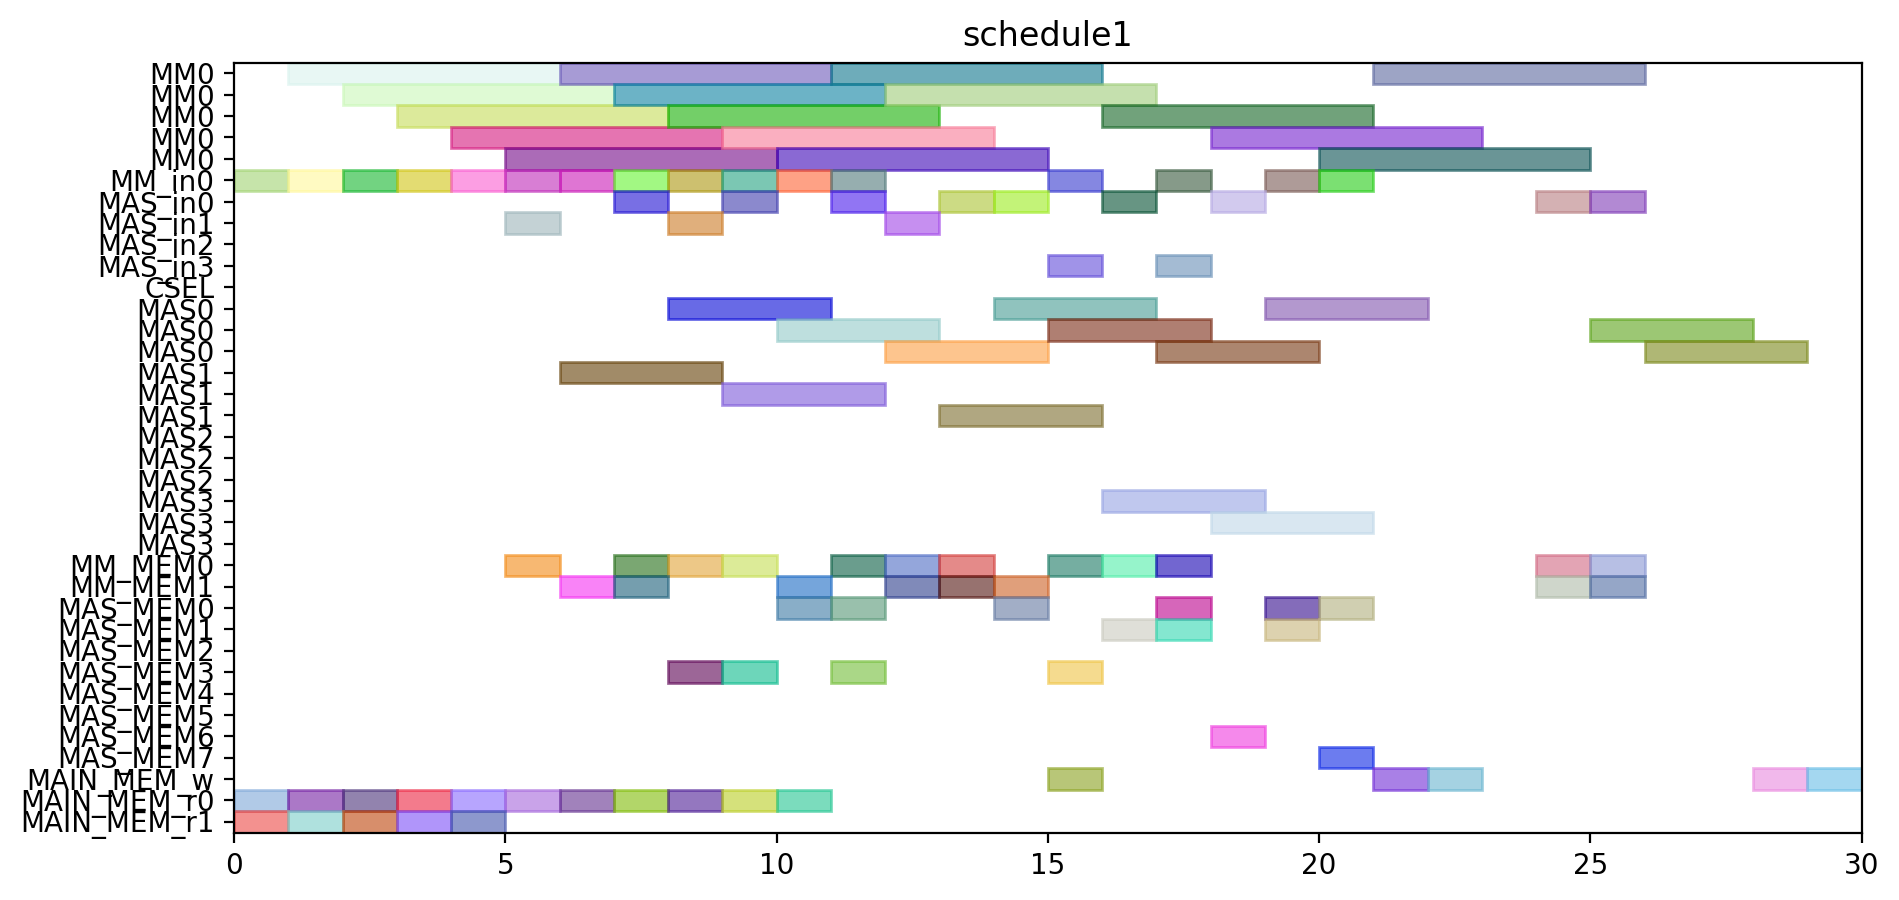

Write the Python code that produced this figure.
from pyschedule import Scenario, solvers, plotters, alt


def solve():
	horizon = 120
	S = Scenario("schedule1", horizon=horizon)

	# resource
	MM = S.Resources('MM', num=1, size=5)
	MM_in = S.Resources('MM_in', num=1)
	MAS_in = S.Resources('MAS_in', num=4)
	CSEL = S.Resource('CSEL')
	MAS = S.Resources('MAS', num=4, size=3, periods=range(1, horizon))
	MM_MEM = S.Resources('MM_MEM', num=2)
	MAS_MEM = S.Resources('MAS_MEM', num=8)
	MAIN_MEM_w = S.Resource('MAIN_MEM_w', size=1)
	MAIN_MEM_r = S.Resources('MAIN_MEM_r', num=2)

	# result of previous scheduling
	t0_mem0 = S.Task('t0_mem0', length=1, delay_cost=1)
	S += t0_mem0 >= 0
	t0_mem0 += MAIN_MEM_r[0]

	t5_in = S.Task('t5_in', length=1, delay_cost=1)
	S += t5_in >= 0
	t5_in += MM_in[0]

	t5_mem1 = S.Task('t5_mem1', length=1, delay_cost=1)
	S += t5_mem1 >= 0
	t5_mem1 += MAIN_MEM_r[1]

	t23_mem1 = S.Task('t23_mem1', length=1, delay_cost=1)
	S += t23_mem1 >= 1
	t23_mem1 += MAIN_MEM_r[1]

	t2_in = S.Task('t2_in', length=1, delay_cost=1)
	S += t2_in >= 1
	t2_in += MM_in[0]

	t5 = S.Task('t5', length=5, delay_cost=1)
	S += t5 >= 1
	t5 += MM[0]

	t8_mem0 = S.Task('t8_mem0', length=1, delay_cost=1)
	S += t8_mem0 >= 1
	t8_mem0 += MAIN_MEM_r[0]

	t2 = S.Task('t2', length=5, delay_cost=1)
	S += t2 >= 2
	t2 += MM[0]

	t23_in = S.Task('t23_in', length=1, delay_cost=1)
	S += t23_in >= 2
	t23_in += MM_in[0]

	t25_mem1 = S.Task('t25_mem1', length=1, delay_cost=1)
	S += t25_mem1 >= 2
	t25_mem1 += MAIN_MEM_r[1]

	t0_in = S.Task('t0_in', length=1, delay_cost=1)
	S += t0_in >= 3
	t0_in += MM_in[0]

	t22_mem1 = S.Task('t22_mem1', length=1, delay_cost=1)
	S += t22_mem1 >= 3
	t22_mem1 += MAIN_MEM_r[1]

	t23 = S.Task('t23', length=5, delay_cost=1)
	S += t23 >= 3
	t23 += MM[0]

	t0 = S.Task('t0', length=5, delay_cost=1)
	S += t0 >= 4
	t0 += MM[0]

	t3_in = S.Task('t3_in', length=1, delay_cost=1)
	S += t3_in >= 4
	t3_in += MM_in[0]

	t3_mem1 = S.Task('t3_mem1', length=1, delay_cost=1)
	S += t3_mem1 >= 4
	t3_mem1 += MAIN_MEM_r[1]

	t3 = S.Task('t3', length=5, delay_cost=1)
	S += t3 >= 5
	t3 += MM[0]

	t3_mem0 = S.Task('t3_mem0', length=1, delay_cost=1)
	S += t3_mem0 >= 5
	t3_mem0 += MAIN_MEM_r[0]

	t6_in = S.Task('t6_in', length=1, delay_cost=1)
	S += t6_in >= 5
	t6_in += MAS_in[1]

	t6_mem0 = S.Task('t6_mem0', length=1, delay_cost=1)
	S += t6_mem0 >= 5
	t6_mem0 += MM_MEM[0]

	t23_mem0 = S.Task('t23_mem0', length=1, delay_cost=1)
	S += t23_mem0 >= 6
	t23_mem0 += MAIN_MEM_r[0]

	t6 = S.Task('t6', length=3, delay_cost=1)
	S += t6 >= 6
	t6 += MAS[1]

	t24_in = S.Task('t24_in', length=1, delay_cost=1)
	S += t24_in >= 7
	t24_in += MAS_in[0]

	t24_mem0 = S.Task('t24_mem0', length=1, delay_cost=1)
	S += t24_mem0 >= 7
	t24_mem0 += MM_MEM[0]

	t8_in = S.Task('t8_in', length=1, delay_cost=1)
	S += t8_in >= 7
	t8_in += MM_in[0]

	t8_mem1 = S.Task('t8_mem1', length=1, delay_cost=1)
	S += t8_mem1 >= 7
	t8_mem1 += MM_MEM[1]

	t24 = S.Task('t24', length=3, delay_cost=1)
	S += t24 >= 8
	t24 += MAS[0]

	t2_mem0 = S.Task('t2_mem0', length=1, delay_cost=1)
	S += t2_mem0 >= 8
	t2_mem0 += MAIN_MEM_r[0]

	t7_in = S.Task('t7_in', length=1, delay_cost=1)
	S += t7_in >= 8
	t7_in += MM_in[0]

	t7_mem1 = S.Task('t7_mem1', length=1, delay_cost=1)
	S += t7_mem1 >= 8
	t7_mem1 += MAS_MEM[3]

	t8 = S.Task('t8', length=5, delay_cost=1)
	S += t8 >= 8
	t8 += MM[0]

	t4_in = S.Task('t4_in', length=1, delay_cost=1)
	S += t4_in >= 9
	t4_in += MAS_in[0]

	t4_mem0 = S.Task('t4_mem0', length=1, delay_cost=1)
	S += t4_mem0 >= 9
	t4_mem0 += MM_MEM[0]

	t5_mem0 = S.Task('t5_mem0', length=1, delay_cost=1)
	S += t5_mem0 >= 9
	t5_mem0 += MAIN_MEM_r[0]

	t7 = S.Task('t7', length=5, delay_cost=1)
	S += t7 >= 9
	t7 += MM[0]

	t26_in = S.Task('t26_in', length=1, delay_cost=1)
	S += t26_in >= 10
	t26_in += MM_in[0]

	t26_mem0 = S.Task('t26_mem0', length=1, delay_cost=1)
	S += t26_mem0 >= 10
	t26_mem0 += MAS_MEM[0]

	t26_mem1 = S.Task('t26_mem1', length=1, delay_cost=1)
	S += t26_mem1 >= 10
	t26_mem1 += MM_MEM[1]

	t4 = S.Task('t4', length=3, delay_cost=1)
	S += t4 >= 10
	t4 += MAS[0]

	t7_mem0 = S.Task('t7_mem0', length=1, delay_cost=1)
	S += t7_mem0 >= 10
	t7_mem0 += MAIN_MEM_r[0]

	t20_in = S.Task('t20_in', length=1, delay_cost=1)
	S += t20_in >= 11
	t20_in += MAS_in[0]

	t20_mem0 = S.Task('t20_mem0', length=1, delay_cost=1)
	S += t20_mem0 >= 11
	t20_mem0 += MM_MEM[0]

	t20_mem1 = S.Task('t20_mem1', length=1, delay_cost=1)
	S += t20_mem1 >= 11
	t20_mem1 += MAS_MEM[3]

	t25_in = S.Task('t25_in', length=1, delay_cost=1)
	S += t25_in >= 11
	t25_in += MM_in[0]

	t25_mem0 = S.Task('t25_mem0', length=1, delay_cost=1)
	S += t25_mem0 >= 11
	t25_mem0 += MAS_MEM[0]

	t26 = S.Task('t26', length=5, delay_cost=1)
	S += t26 >= 11
	t26 += MM[0]

	t20 = S.Task('t20', length=3, delay_cost=1)
	S += t20 >= 12
	t20 += MAS[0]

	t25 = S.Task('t25', length=5, delay_cost=1)
	S += t25 >= 12
	t25 += MM[0]

	t9_in = S.Task('t9_in', length=1, delay_cost=1)
	S += t9_in >= 13
	t9_in += MAS_in[0]

	t9_mem0 = S.Task('t9_mem0', length=1, delay_cost=1)
	S += t9_mem0 >= 13
	t9_mem0 += MM_MEM[0]

	t9_mem1 = S.Task('t9_mem1', length=1, delay_cost=1)
	S += t9_mem1 >= 13
	t9_mem1 += MM_MEM[1]

	t21_in = S.Task('t21_in', length=1, delay_cost=1)
	S += t21_in >= 14
	t21_in += MAS_in[0]

	t21_mem0 = S.Task('t21_mem0', length=1, delay_cost=1)
	S += t21_mem0 >= 14
	t21_mem0 += MAS_MEM[0]

	t21_mem1 = S.Task('t21_mem1', length=1, delay_cost=1)
	S += t21_mem1 >= 14
	t21_mem1 += MM_MEM[1]

	t9 = S.Task('t9', length=3, delay_cost=1)
	S += t9 >= 14
	t9 += MAS[0]

	t21 = S.Task('t21', length=3, delay_cost=1)
	S += t21 >= 15
	t21 += MAS[0]

	t27_in = S.Task('t27_in', length=1, delay_cost=1)
	S += t27_in >= 15
	t27_in += MAS_in[3]

	t27_mem0 = S.Task('t27_mem0', length=1, delay_cost=1)
	S += t27_mem0 >= 15
	t27_mem0 += MM_MEM[0]

	t27 = S.Task('t27', length=3, delay_cost=1)
	S += t27 >= 16
	t27 += MAS[3]

	t22_in = S.Task('t22_in', length=1, delay_cost=1)
	S += t22_in >= 17
	t22_in += MM_in[0]

	t22_mem0 = S.Task('t22_mem0', length=1, delay_cost=1)
	S += t22_mem0 >= 17
	t22_mem0 += MAS_MEM[0]

	new_PZ_in = S.Task('new_PZ_in', length=1, delay_cost=1)
	S += new_PZ_in >= 18
	new_PZ_in += MAS_in[0]

	new_PZ_mem0 = S.Task('new_PZ_mem0', length=1, delay_cost=1)
	S += new_PZ_mem0 >= 18
	new_PZ_mem0 += MAS_MEM[6]

	t22 = S.Task('t22', length=5, delay_cost=1)
	S += t22 >= 18
	t22 += MM[0]

	new_PZ = S.Task('new_PZ', length=3, delay_cost=1)
	S += new_PZ >= 19
	new_PZ += MAS[0]

	new_PZ_w = S.Task('new_PZ_w', length=1, delay_cost=1)
	S += new_PZ_w >= 22
	new_PZ_w += MAIN_MEM_w

	new_PX_in = S.Task('new_PX_in', length=1, delay_cost=1)
	S += new_PX_in >= 24
	new_PX_in += MAS_in[0]

	new_PX_mem0 = S.Task('new_PX_mem0', length=1, delay_cost=1)
	S += new_PX_mem0 >= 24
	new_PX_mem0 += MM_MEM[0]

	new_PX_mem1 = S.Task('new_PX_mem1', length=1, delay_cost=1)
	S += new_PX_mem1 >= 24
	new_PX_mem1 += MM_MEM[1]

	new_PX = S.Task('new_PX', length=3, delay_cost=1)
	S += new_PX >= 25
	new_PX += MAS[0]

	new_PY_in = S.Task('new_PY_in', length=1, delay_cost=1)
	S += new_PY_in >= 25
	new_PY_in += MAS_in[0]

	new_PY_mem0 = S.Task('new_PY_mem0', length=1, delay_cost=1)
	S += new_PY_mem0 >= 25
	new_PY_mem0 += MM_MEM[0]

	new_PY_mem1 = S.Task('new_PY_mem1', length=1, delay_cost=1)
	S += new_PY_mem1 >= 25
	new_PY_mem1 += MM_MEM[1]

	new_PY = S.Task('new_PY', length=3, delay_cost=1)
	S += new_PY >= 26
	new_PY += MAS[0]

	new_PX_w = S.Task('new_PX_w', length=1, delay_cost=1)
	S += new_PX_w >= 28
	new_PX_w += MAIN_MEM_w

	new_PY_w = S.Task('new_PY_w', length=1, delay_cost=1)
	S += new_PY_w >= 29
	new_PY_w += MAIN_MEM_w


	# new tasks
	t1 = S.Task('t1', length=5, delay_cost=1)
	t1 += alt(MM)
	t1_in = S.Task('t1_in', length=1, delay_cost=1)
	t1_in += alt(MM_in)
	S += t1_in*MM_in[0]<=t1*MM[0]

	S += t1<11

	t1_mem0 = S.Task('t1_mem0', length=1, delay_cost=1)
	t1_mem0 += MAIN_MEM_r[0]
	t15 = S.Task('t15', length=5, delay_cost=1)
	t15 += alt(MM)
	t15_in = S.Task('t15_in', length=1, delay_cost=1)
	t15_in += alt(MM_in)
	S += t15_in*MM_in[0]<=t15*MM[0]

	S += t15<13

	t15_mem0 = S.Task('t15_mem0', length=1, delay_cost=1)
	t15_mem0 += MAIN_MEM_r[0]
	t15_mem1 = S.Task('t15_mem1', length=1, delay_cost=1)
	t15_mem1 += MM_MEM[1]
	S += 6 < t15_mem1
	S += t15_mem1 <= t15

	t19 = S.Task('t19', length=3, delay_cost=1)
	t19 += alt(MAS)
	t19_in = S.Task('t19_in', length=1, delay_cost=1)
	t19_in += alt(MAS_in)
	S += t19_in*MAS_in[0]<=t19*MAS[0]

	S += t19_in*MAS_in[1]<=t19*MAS[1]

	S += t19_in*MAS_in[2]<=t19*MAS[2]

	S += t19_in*MAS_in[3]<=t19*MAS[3]

	S += t19<12

	t19_mem0 = S.Task('t19_mem0', length=1, delay_cost=1)
	t19_mem0 += MM_MEM[0]
	S += 8 < t19_mem0
	S += t19_mem0 <= t19

	t14 = S.Task('t14', length=5, delay_cost=1)
	t14 += alt(MM)
	t14_in = S.Task('t14_in', length=1, delay_cost=1)
	t14_in += alt(MM_in)
	S += t14_in*MM_in[0]<=t14*MM[0]

	S += 0<t14

	t14_w = S.Task('t14_w', length=1, delay_cost=1)
	t14_w += alt(MAIN_MEM_w)
	S += t14 <= t14_w

	S += t14<1000

	t14_mem0 = S.Task('t14_mem0', length=1, delay_cost=1)
	t14_mem0 += MAIN_MEM_r[0]
	t14_mem1 = S.Task('t14_mem1', length=1, delay_cost=1)
	t14_mem1 += MAS_MEM[3]
	S += 8 < t14_mem1
	S += t14_mem1 <= t14

	t16 = S.Task('t16', length=3, delay_cost=1)
	t16 += alt(MAS)
	t16_in = S.Task('t16_in', length=1, delay_cost=1)
	t16_in += alt(MAS_in)
	S += t16_in*MAS_in[0]<=t16*MAS[0]

	S += t16_in*MAS_in[1]<=t16*MAS[1]

	S += t16_in*MAS_in[2]<=t16*MAS[2]

	S += t16_in*MAS_in[3]<=t16*MAS[3]

	S += t16<16

	t16_mem0 = S.Task('t16_mem0', length=1, delay_cost=1)
	t16_mem0 += MM_MEM[0]
	S += 8 < t16_mem0
	S += t16_mem0 <= t16

	t16_mem1 = S.Task('t16_mem1', length=1, delay_cost=1)
	t16_mem1 += alt(MM_MEM)
	S += (t15*MM[0])-1 < t16_mem1*MM_MEM[1]
	S += t16_mem1 <= t16

	t17 = S.Task('t17', length=5, delay_cost=1)
	t17 += alt(MM)
	t17_in = S.Task('t17_in', length=1, delay_cost=1)
	t17_in += alt(MM_in)
	S += t17_in*MM_in[0]<=t17*MM[0]

	S += 0<t17

	t17_w = S.Task('t17_w', length=1, delay_cost=1)
	t17_w += alt(MAIN_MEM_w)
	S += t17 <= t17_w

	S += t17<1000

	t17_mem0 = S.Task('t17_mem0', length=1, delay_cost=1)
	t17_mem0 += MAIN_MEM_r[0]
	t17_mem1 = S.Task('t17_mem1', length=1, delay_cost=1)
	t17_mem1 += alt(MAS_MEM)
	S += (t16*MAS[0])-1 < t17_mem1*MAS_MEM[1]
	S += (t16*MAS[1])-1 < t17_mem1*MAS_MEM[3]
	S += (t16*MAS[2])-1 < t17_mem1*MAS_MEM[5]
	S += (t16*MAS[3])-1 < t17_mem1*MAS_MEM[7]
	S += t17_mem1 <= t17

	t10 = S.Task('t10', length=3, delay_cost=1)
	t10 += alt(MAS)
	t10_in = S.Task('t10_in', length=1, delay_cost=1)
	t10_in += alt(MAS_in)
	S += t10_in*MAS_in[0]<=t10*MAS[0]

	S += t10_in*MAS_in[1]<=t10*MAS[1]

	S += t10_in*MAS_in[2]<=t10*MAS[2]

	S += t10_in*MAS_in[3]<=t10*MAS[3]

	S += t10<20

	t10_mem0 = S.Task('t10_mem0', length=1, delay_cost=1)
	t10_mem0 += alt(MM_MEM)
	S += (t1*MM[0])-1 < t10_mem0*MM_MEM[0]
	S += t10_mem0 <= t10

	t10_mem1 = S.Task('t10_mem1', length=1, delay_cost=1)
	t10_mem1 += MAS_MEM[1]
	S += 16 < t10_mem1
	S += t10_mem1 <= t10

	t11 = S.Task('t11', length=3, delay_cost=1)
	t11 += alt(MAS)
	t11_in = S.Task('t11_in', length=1, delay_cost=1)
	t11_in += alt(MAS_in)
	S += t11_in*MAS_in[0]<=t11*MAS[0]

	S += t11_in*MAS_in[1]<=t11*MAS[1]

	S += t11_in*MAS_in[2]<=t11*MAS[2]

	S += t11_in*MAS_in[3]<=t11*MAS[3]

	S += t11<21

	t11_mem0 = S.Task('t11_mem0', length=1, delay_cost=1)
	t11_mem0 += alt(MM_MEM)
	S += (t1*MM[0])-1 < t11_mem0*MM_MEM[0]
	S += t11_mem0 <= t11

	t11_mem1 = S.Task('t11_mem1', length=1, delay_cost=1)
	t11_mem1 += MAS_MEM[1]
	S += 16 < t11_mem1
	S += t11_mem1 <= t11

	t12 = S.Task('t12', length=5, delay_cost=1)
	t12 += alt(MM)
	t12_in = S.Task('t12_in', length=1, delay_cost=1)
	t12_in += alt(MM_in)
	S += t12_in*MM_in[0]<=t12*MM[0]

	S += t12<26

	t12_mem0 = S.Task('t12_mem0', length=1, delay_cost=1)
	t12_mem0 += alt(MAS_MEM)
	S += (t10*MAS[0])-1 < t12_mem0*MAS_MEM[0]
	S += (t10*MAS[1])-1 < t12_mem0*MAS_MEM[2]
	S += (t10*MAS[2])-1 < t12_mem0*MAS_MEM[4]
	S += (t10*MAS[3])-1 < t12_mem0*MAS_MEM[6]
	S += t12_mem0 <= t12

	t12_mem1 = S.Task('t12_mem1', length=1, delay_cost=1)
	t12_mem1 += alt(MAS_MEM)
	S += (t11*MAS[0])-1 < t12_mem1*MAS_MEM[1]
	S += (t11*MAS[1])-1 < t12_mem1*MAS_MEM[3]
	S += (t11*MAS[2])-1 < t12_mem1*MAS_MEM[5]
	S += (t11*MAS[3])-1 < t12_mem1*MAS_MEM[7]
	S += t12_mem1 <= t12

	t13 = S.Task('t13', length=5, delay_cost=1)
	t13 += alt(MM)
	t13_in = S.Task('t13_in', length=1, delay_cost=1)
	t13_in += alt(MM_in)
	S += t13_in*MM_in[0]<=t13*MM[0]

	S += t13<25

	t13_mem0 = S.Task('t13_mem0', length=1, delay_cost=1)
	t13_mem0 += MAS_MEM[0]
	S += 12 < t13_mem0
	S += t13_mem0 <= t13

	t13_mem1 = S.Task('t13_mem1', length=1, delay_cost=1)
	t13_mem1 += alt(MAS_MEM)
	S += (t10*MAS[0])-1 < t13_mem1*MAS_MEM[1]
	S += (t10*MAS[1])-1 < t13_mem1*MAS_MEM[3]
	S += (t10*MAS[2])-1 < t13_mem1*MAS_MEM[5]
	S += (t10*MAS[3])-1 < t13_mem1*MAS_MEM[7]
	S += t13_mem1 <= t13

	solvers.mip.solve(S,msg=1,kind='CPLEX',ratio_gap=1.01)

	solution = [['hoge']*len(S.solution()[1]) for i in range(len(S.solution()))]
	for i in range(len(S.solution())):
		for j in range(len(S.solution()[i])):
			solution[i][j]=str(S.solution()[i][j])
	print(solution)

	cycles = int(solution[-1][3])

	pic_file_name = "/home/mfukuda/ABE/multiRAM_multiMAS_16mux/scheduling_result/stage5MM1_stage3MAS4/EP_DBL_A_ANY/schedule1.png"
	if(S.solution() != []):
		plotters.matplotlib.plot(S,img_filename=pic_file_name, show_task_labels=False, fig_size=(cycles*0.25+3, 5))

	return solution
